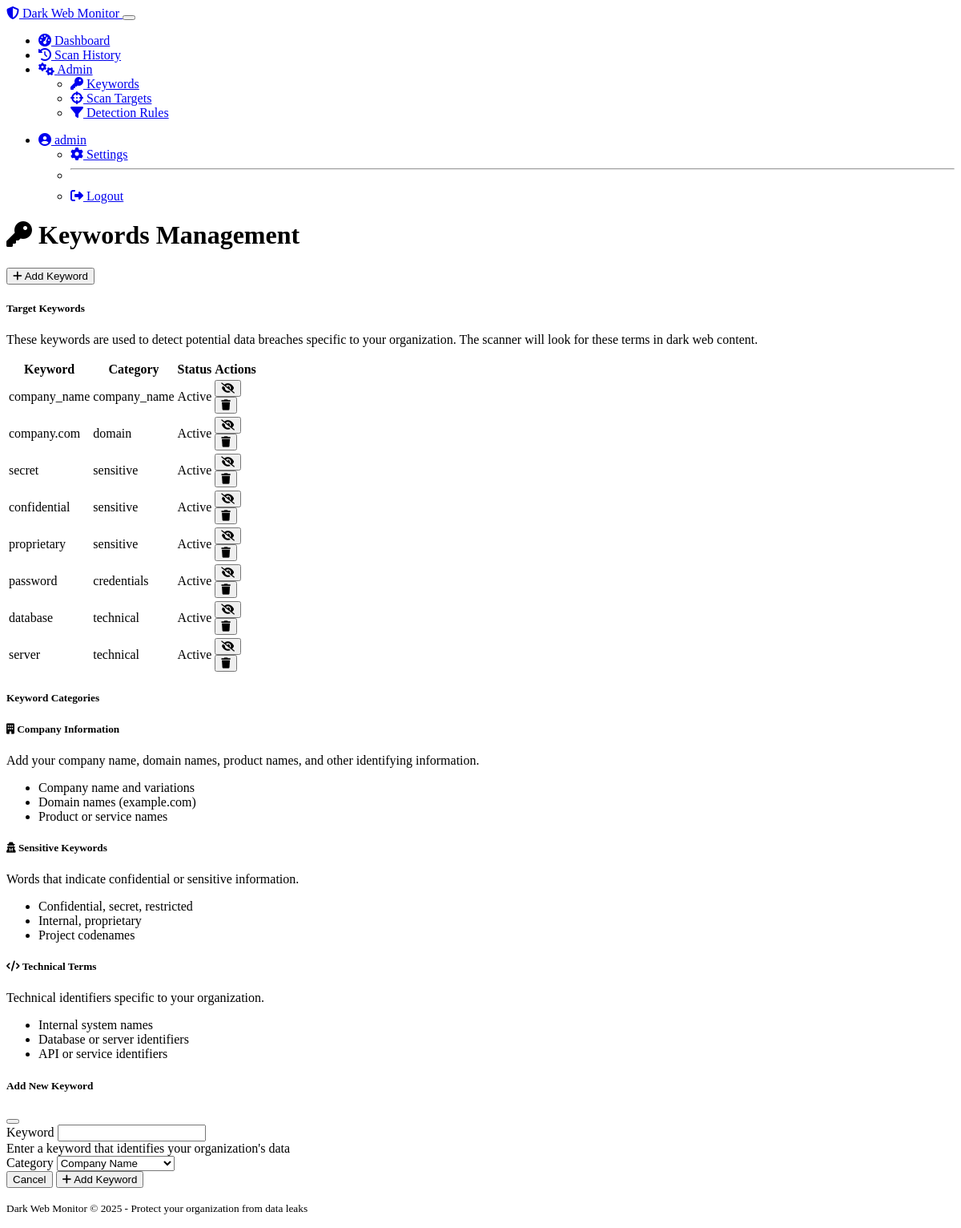
/keywords (signed in), run on the app's committed database.
### models.py (models this page shows, shortened)
class User(UserMixin, db.Model):
    id = db.Column(db.Integer, primary_key=True)
    username = db.Column(db.String(64), unique=True, nullable=False)
    email = db.Column(db.String(120), unique=True, nullable=False)
    password_hash = db.Column(db.String(256), nullable=False)
    is_admin = db.Column(db.Boolean, default=False)
    date_registered = db.Column(db.DateTime, default=datetime.utcnow)
    scans = db.relationship('ScanResult', backref='user', lazy='dynamic')

class TargetKeyword(db.Model):
    id = db.Column(db.Integer, primary_key=True)
    keyword = db.Column(db.String(100), nullable=False)
    category = db.Column(db.String(50), nullable=True)  # 'company_name', 'domain', 'product', etc.
    active = db.Column(db.Boolean, default=True)

### routes.py (the view, shortened to what this page needs)
@app.route('/keywords', methods=['GET', 'POST'])
@login_required
def manage_keywords():
    if not current_user.is_admin:
        flash('You do not have permission to access this page', 'danger')
        return redirect(url_for('dashboard'))
    keywords = TargetKeyword.query.all()
    return render_template('keywords.html', keywords=keywords)

### models.py (called while the page is built)
@login_manager.user_loader
def load_user(user_id):
    return User.query.get(int(user_id))

### routes.py (called while the page is built)
@app.context_processor
def inject_now():
    from datetime import datetime
    return {'now': datetime.utcnow()}

### templates/keywords.html (shortened to what this page needs)
{% extends "layout.html" %}
{% block content %}
<div class="d-flex justify-content-between align-items-center mb-4">
    <h1><i class="fas fa-key me-2"></i> Keywords Management</h1>
    <div>
        <button type="button" class="btn btn-primary" data-bs-toggle="modal" data-bs-target="#addKeywordModal">
            <i class="fas fa-plus me-2"></i> Add Keyword
        </button>
    </div>
</div>
<div class="row">
    <div class="col-md-12">
        <div class="card bg-dark shadow">
            <div class="card-header">
                <h5 class="mb-0">Target Keywords</h5>
            </div>
            <div class="card-body">
                <p class="text-muted">
                    These keywords are used to detect potential data breaches specific to your organization.
                    The scanner will look for these terms in dark web content.
                </p>
                {% if keywords %}
                <div class="table-responsive">
                    <table class="table table-hover">
                        <thead>
                            <tr>
                                <th>Keyword</th>
                                <th>Category</th>
                                <th>Status</th>
                                <th class="text-end">Actions</th>
                            </tr>
                        </thead>
                        <tbody>
                            {% for keyword in keywords %}
                            <tr class="keyword-list-item">
                                <td>{{ keyword.keyword }}</td>
                                <td>
                                    {% if keyword.category %}
                                    <span class="badge bg-secondary">{{ keyword.category }}</span>
                                    {% else %}
                                    <span class="text-muted">-</span>
                                    {% endif %}
                                </td>
                                <td>
                                    {% if keyword.active %}
                                    <span class="badge bg-success">Active</span>
                                    {% else %}
                                    <span class="badge bg-danger">Inactive</span>
                                    {% endif %}
                                </td>
                                <td class="text-end">
                                    <form action="{{ url_for('toggle_keyword', keyword_id=keyword.id) }}" method="POST" class="d-inline">
                                        <button type="submit" class="btn btn-sm {% if keyword.active %}btn-warning{% else %}btn-success{% endif %}" title="{% if keyword.active %}Deactivate{% else %}Activate{% endif %}">
                                            <i class="fas {% if keyword.active %}fa-eye-slash{% else %}fa-eye{% endif %}"></i>
                                        </button>
                                    </form>
                                    <form action="{{ url_for('delete_keyword', keyword_id=keyword.id) }}" method="POST" class="d-inline" onsubmit="return confirm('Are you sure you want to delete this keyword?');">
                                        <button type="submit" class="btn btn-sm btn-danger" title="Delete">
                                            <i class="fas fa-trash"></i>
                                        </button>
                                    </form>
                                </td>
                            </tr>
                            {% endfor %}
                        </tbody>
                    </table>
                </div>
                {% endif %}
            </div>
        </div>
    </div>
</div>
<div class="row mt-4">
    <div class="col-md-12">
        <div class="card bg-dark shadow">
            <div class="card-header">
                <h5 class="mb-0">Keyword Categories</h5>
            </div>
            <div class="card-body">
                <div class="row">
                    <div class="col-md-4 mb-3">
                        <div class="card bg-secondary">
                            <div class="card-body">
                                <h5 class="card-title"><i class="fas fa-building me-2"></i> Company Information</h5>
                                <p class="card-text">
                                    Add your company name, domain names, product names, and other identifying information.
                                </p>
                                <ul class="small">
                                    <li>Company name and variations</li>
                                    <li>Domain names (example.com)</li>
                                    <li>Product or service names</li>
                                </ul>
                            </div>
                        </div>
                    </div>
                    <div class="col-md-4 mb-3">
                        <div class="card bg-secondary">
                            <div class="card-body">
                                <h5 class="card-title"><i class="fas fa-user-secret me-2"></i> Sensitive Keywords</h5>
                                <p class="card-text">
                                    Words that indicate confidential or sensitive information.
                                </p>
                                <ul class="small">
                                    <li>Confidential, secret, restricted</li>
                                    <li>Internal, proprietary</li>
                                    <li>Project codenames</li>
                                </ul>
                            </div>
                        </div>
                    </div>
                    <div class="col-md-4 mb-3">
                        <div class="card bg-secondary">
                            <div class="card-body">
                                <h5 class="card-title"><i class="fas fa-code me-2"></i> Technical Terms</h5>
                                <p class="card-text">
                                    Technical identifiers specific to your organization.
                                </p>
                                <ul class="small">
                                    <li>Internal system names</li>
                                    <li>Database or server identifiers</li>
                                    <li>API or service identifiers</li>
                                </ul>
                            </div>
                        </div>
                    </div>
                </div>
            </div>
        </div>
    </div>
</div>
<div class="modal fade" id="addKeywordModal" tabindex="-1" aria-labelledby="addKeywordModalLabel" aria-hidden="true">
    <div class="modal-dialog">
        <div class="modal-content bg-dark">
            <form action="{{ url_for('manage_keywords') }}" method="POST">
                <div class="modal-header">
                    <h5 class="modal-title" id="addKeywordModalLabel">Add New Keyword</h5>
                    <button type="button" class="btn-close" data-bs-dismiss="modal" aria-label="Close"></button>
                </div>
                <div class="modal-body">
                    <div class="mb-3">
                        <label for="keyword" class="form-label">Keyword</label>
                        <input type="text" class="form-control" id="keyword" name="keyword" required>
                        <div class="form-text">Enter a keyword that identifies your organization's data</div>
                    </div>
                    <div class="mb-3">
                        <label for="category" class="form-label">Category</label>
                        <select class="form-select" id="category" name="category">
                            <option value="company_name">Company Name</option>
                        </select>
                    </div>
                </div>
                <div class="modal-footer">
                    <button type="button" class="btn btn-secondary" data-bs-dismiss="modal">Cancel</button>
                    <button type="submit" class="btn btn-primary">
                        <i class="fas fa-plus me-2"></i> Add Keyword
                    </button>
                </div>
            </form>
        </div>
    </div>
</div>
{% endblock %}

### templates/layout.html (shortened to what this page needs)
<!DOCTYPE html>
<html lang="en" data-bs-theme="dark">
<head>
    <link rel="stylesheet" href="https://cdn.replit.com/agent/bootstrap-agent-dark-theme.min.css">
    <link rel="stylesheet" href="https://cdnjs.cloudflare.com/ajax/libs/font-awesome/6.4.0/css/all.min.css">
    <link rel="stylesheet" href="{{ url_for('static', filename='css/custom.css') }}">
</head>
<body>
    <nav class="navbar navbar-expand-lg navbar-dark bg-dark">
        <div class="container-fluid">
            <a class="navbar-brand" href="{{ url_for('index') }}">
                <i class="fas fa-shield-alt me-2"></i>
                Dark Web Monitor
            </a>
            <button class="navbar-toggler" type="button" data-bs-toggle="collapse" data-bs-target="#navbarNav" aria-controls="navbarNav" aria-expanded="false" aria-label="Toggle navigation">
            </button>
            <div class="collapse navbar-collapse" id="navbarNav">
                <ul class="navbar-nav me-auto">
                    {% if current_user.is_authenticated %}
                    <li class="nav-item">
                        <a class="nav-link {% if request.endpoint == 'dashboard' %}active{% endif %}" href="{{ url_for('dashboard') }}">
                            <i class="fas fa-tachometer-alt me-1"></i> Dashboard
                        </a>
                    </li>
                    <li class="nav-item">
                        <a class="nav-link {% if request.endpoint == 'scan_history' %}active{% endif %}" href="{{ url_for('scan_history') }}">
                            <i class="fas fa-history me-1"></i> Scan History
                        </a>
                    </li>
                    {% if current_user.is_admin %}
                    <li class="nav-item dropdown">
                        <a class="nav-link dropdown-toggle" href="#" id="adminDropdown" role="button" data-bs-toggle="dropdown" aria-expanded="false">
                            <i class="fas fa-cogs me-1"></i> Admin
                        </a>
                        <ul class="dropdown-menu" aria-labelledby="adminDropdown">
                            <li>
                                <a class="dropdown-item" href="{{ url_for('manage_keywords') }}">
                                    <i class="fas fa-key me-1"></i> Keywords
                                </a>
                            </li>
                            <li>
                                <a class="dropdown-item" href="{{ url_for('manage_targets') }}">
                                    <i class="fas fa-crosshairs me-1"></i> Scan Targets
                                </a>
                            </li>
                            <li>
                                <a class="dropdown-item" href="{{ url_for('manage_rules') }}">
                                    <i class="fas fa-filter me-1"></i> Detection Rules
                                </a>
                            </li>
                        </ul>
                    </li>
                    {% endif %}
                    {% endif %}
                </ul>
                <ul class="navbar-nav">
                    {% if current_user.is_authenticated %}
                    <li class="nav-item dropdown">
                        <a class="nav-link dropdown-toggle" href="#" id="userDropdown" role="button" data-bs-toggle="dropdown" aria-expanded="false">
                            <i class="fas fa-user-circle me-1"></i> {{ current_user.username }}
                        </a>
                        <ul class="dropdown-menu dropdown-menu-end" aria-labelledby="userDropdown">
                            <li>
                                <a class="dropdown-item" href="{{ url_for('settings') }}">
                                    <i class="fas fa-cog me-1"></i> Settings
                                </a>
                            </li>
                            <li><hr class="dropdown-divider"></li>
                            <li>
                                <a class="dropdown-item" href="{{ url_for('logout') }}">
                                    <i class="fas fa-sign-out-alt me-1"></i> Logout
                                </a>
                            </li>
                        </ul>
                    </li>
                    {% endif %}
                </ul>
            </div>
        </div>
    </nav>
    <main class="container mt-4">
        {% block content %}{% endblock %}
    </main>
    <footer class="bg-dark text-light py-3 mt-5">
        <div class="container text-center">
            <p class="mb-0">
                <small>Dark Web Monitor &copy; 2025 - Protect your organization from data leaks</small>
            </p>
        </div>
    </footer>
</body>
</html>

### static/css/custom.css (style rules this page uses)
.keyword-list-item, .target-list-item { transition: background-color 0.2s ease; }

### data on the page
User: username "admin"
TargetKeyword: keyword "company_name", category "company_name", active "Active"
TargetKeyword: keyword "company.com", category "domain", active "Active"
TargetKeyword: keyword "secret", category "sensitive", active "Active"
TargetKeyword: keyword "confidential", category "sensitive", active "Active"
TargetKeyword: keyword "proprietary", category "sensitive", active "Active"
TargetKeyword: keyword "password", category "credentials", active "Active"
TargetKeyword: keyword "database", category "technical", active "Active"
TargetKeyword: keyword "server", category "technical", active "Active"
